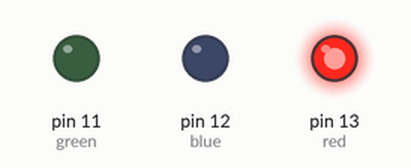
This sketch was run on a simulated Arduino Uno, built with avr-gcc and run on an emulated ATmega328P. Shown: output pins drawn as LEDs (lit = HIGH).

Above: at 0.2 s.
At 1.2 s:
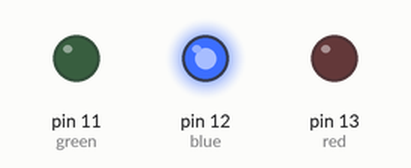
At 2.2 s:
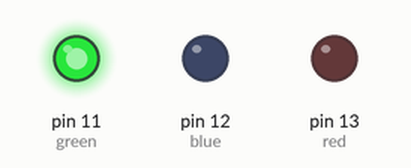
At 3.15 s:
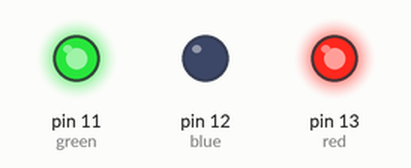
At 3.75 s:
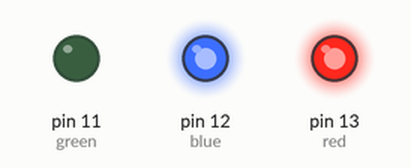
At 5.5 s:
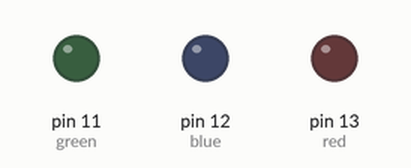
Timing chart, 0 to 6.2 s (numbered marks = the images above):
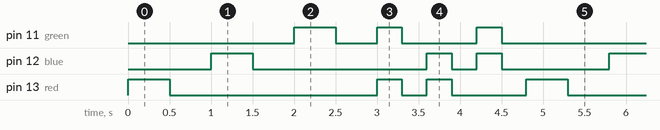

The sketch:

Colourful_LED_Blinking.ino
```cpp
// C++ code
//LED Blinking

int red=13,blue=12,green=11;

void setup()
{
  pinMode(red,OUTPUT);
  pinMode(blue,OUTPUT);
  pinMode(green,OUTPUT);
}

void loop()
{
  rbgBlink();
  yellowBlink();
  purpleBlink();
  cyanBlink();
}

void rbgBlink()
{

  digitalWrite(red,HIGH);
  delay(500);
  digitalWrite(red,LOW);
  delay(500);

  digitalWrite(blue,HIGH);
  delay(500);
  digitalWrite(blue,LOW);
  delay(500);

  digitalWrite(green,HIGH);
  delay(500);
  digitalWrite(green,LOW);
  delay(500);
}

void yellowBlink()
{
  digitalWrite(red,HIGH);
  digitalWrite(green,HIGH);
  delay(300);
  digitalWrite(red,LOW);
  digitalWrite(green,LOW);
  delay(300);
}

void purpleBlink()
{
  digitalWrite(red,HIGH);
  digitalWrite(blue,HIGH);
  delay(300);
  digitalWrite(red,LOW);
  digitalWrite(blue,LOW);
  delay(300);
}

void cyanBlink()
{
  digitalWrite(blue,HIGH);
  digitalWrite(green,HIGH);
  delay(300);
  digitalWrite(blue,LOW);
  digitalWrite(green,LOW);
  delay(300);
}
```

Measured:
- by itself, pin 11 (green): repeats every 4.8 s: LOW 0.50 s, HIGH 0.30 s, LOW 0.90 s, HIGH 0.30 s, LOW 2.3 s, HIGH 0.50 s
- by itself, pin 12 (blue): repeats every 4.8 s: LOW 2.1 s, HIGH 0.30 s, LOW 0.30 s, HIGH 0.30 s, LOW 1.3 s, HIGH 0.50 s
- by itself, pin 13 (red): repeats every 4.8 s: LOW 2.5 s, HIGH 0.30 s, LOW 0.30 s, HIGH 0.30 s, LOW 0.90 s, HIGH 0.50 s
